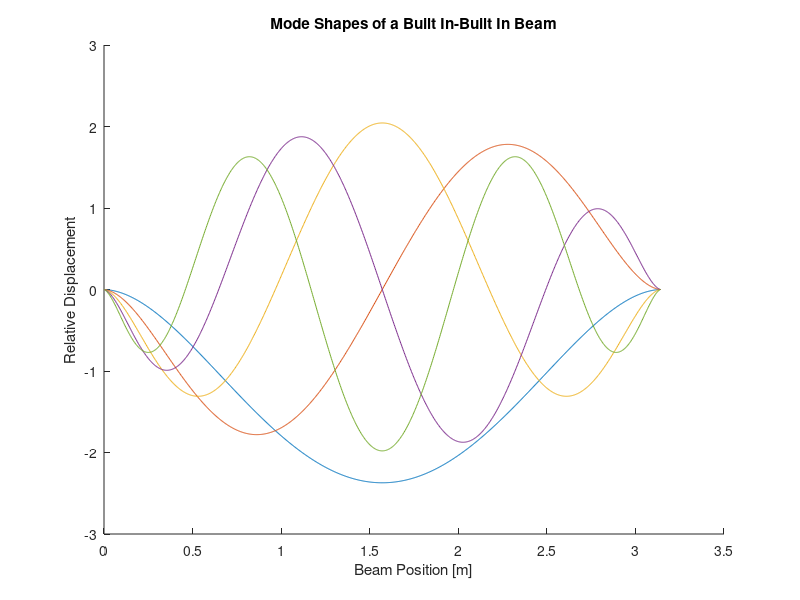
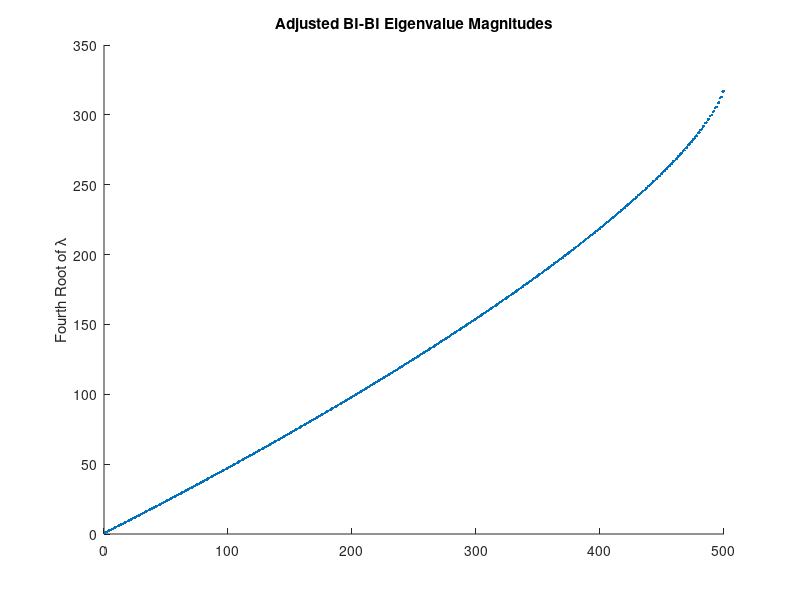

Source code (MATLAB) for these figures, in order:
clc; clear all;
addpath('Functions\');
%% BIBIBeamNumericFEM.m
%  Joseph Anthony
%
% Created:         6/24/25
% Last Modified:   6/24/25
%
% Description: Numerically solves the Euler-Bernoulli beam equation 
%   for a built in-built in beam using numeric FEM and determines the solution 
%   structure.
%

n = 1000;       % Mesh size, number of interior points
shapes = 500;   % Number of shape functions
L = pi;         % Beam length
modeCount = 5;  % Number of displayed modes

xvals = linspace(0,L,n+2);
deltax = mean(diff(xvals));
beambasis = zeros(shapes, n+2);
Dbeambasis = zeros(shapes, n+1);
D2beambasis = zeros(shapes, n);

% Generate shape functions and their respective derivatives
for i = 1:shapes
    beambasis(i,:) = xvals.*(xvals-L*ones(1,n+2)).*sin(i*xvals);
    Dbeambasis(i,:) = diff(beambasis(i,:))/deltax;
    D2beambasis(i,:) = diff(Dbeambasis(i,:))/deltax;
end

% Generate symmetric stiffness matrices
K = zeros(shapes);

for row = 1:shapes
    for col = 1:row
        K(row,col) = trapz(xvals(2:end-1), D2beambasis(row,:).*D2beambasis(col,:));
    end
end
K = K + K' - diag(diag(K));

% Determine sorted eigenbasis
[evecs, evals] = eig(K);
[~, index] = sort(diag(abs(evals))); 
evals = evals(index,index);
evecs = evecs(:, index);

% Display mode shapes
modeshapes = beambasis'*evecs;
modeshapes = modeshapes';

figure();
hold on
for i = 1:modeCount
    plot(xvals, modeshapes(i,:));
end
xlabel("Beam Position [m]");
ylabel("Relative Displacement");
title("Mode Shapes of a Built In-Built In Beam");


% Plot eigenvalue spectrum
figure();
espectrum = abs(diag(evals))/abs(evals(1,1));

scaled_espectrum = espectrum.^(1/4);

hold on
plot(scaled_espectrum, "LineStyle", "none", "Marker", ".");
title("Adjusted BI-BI Eigenvalue Magnitudes");
ylabel("Fourth Root of λ");
